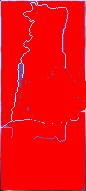
//> input picture gen.jpg, 86 x 191 px
$ ./watershed11_0_1 gen.jpg   (built with g++ and OpenCV 4)
//> lines starting //> are read from the running program, lines starting //| are printed output that depends on the picture; after the words box and inside, x2 and y2 are one past the last pixel; in counts of white or black regions, pixels touching at a corner belong together


#include "opencv2/imgproc/imgproc.hpp"
#include "opencv2/highgui/highgui.hpp"

#include <cstdio>
#include <iostream>

using namespace cv;
using namespace std;

static void help()
{
    cout << "\nThis program demonstrates the famous watershed segmentation algorithm in OpenCV: watershed()\n"
            "Usage:\n"
            "./watershed [image_name -- default is fruits.jpg]\n" << endl;


    cout << "Hot keys: \n"
        "\tESC - quit the program\n"
        "\tr - restore the original image\n"
        "\tw or SPACE - run watershed segmentation algorithm\n"
        "\t\t(before running it, *roughly* mark the areas to segment on the image)\n"
        "\t  (before that, roughly outline several markers on the image)\n";
}
Mat markerMask, img;
Point prevPt(-1, -1);

static void onMouse( int event, int x, int y, int flags, void* )
{
    if( x < 0 || x >= img.cols || y < 0 || y >= img.rows )
        return;
    if( event == CV_EVENT_LBUTTONUP || !(flags & CV_EVENT_FLAG_LBUTTON) )
        prevPt = Point(-1,-1);
    else if( event == CV_EVENT_LBUTTONDOWN )
        prevPt = Point(x,y);
    else if( event == CV_EVENT_MOUSEMOVE && (flags & CV_EVENT_FLAG_LBUTTON) )
    {
        Point pt(x, y);
        if( prevPt.x < 0 )
            prevPt = pt;
        line( markerMask, prevPt, pt, Scalar::all(255), 5, 8, 0 );
        line( img, prevPt, pt, Scalar::all(255), 5, 8, 0 );
        prevPt = pt;
        imshow("image", img);
    }
}

int main( int argc, char** argv )
{
    char* filename = argc >= 2 ? argv[1] : (char*)"fruits.jpg";

    Mat img0 = imread(filename, 1), imgGray;
//> img0 is the input picture: 191 rows x 86 cols, CV_8UC3; mean B, G, R 16.1, 11.3, 242.1

    if( img0.empty() )
    {
        cout << "Couldn'g open image " << filename << ". Usage: watershed <image_name>\n";
        return 0;
    }
    help();
    namedWindow( "image", 1 );
    img0.copyTo(img);
    cvtColor(img, markerMask, CV_BGR2GRAY);
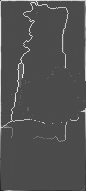
//> markerMask: 191 rows x 86 cols, CV_8UC1; min 31, max 234, mean 80.8
    cvtColor(markerMask, imgGray, CV_GRAY2BGR);
    markerMask = Scalar::all(0);

     imshow( "image", img );
    waitKey(0);
    setMouseCallback( "image", onMouse, 0 );

    int automatic=0;

    line( markerMask, cvPoint(3,3), cvPoint(3,4*img.rows/5), Scalar::all(255), 15, 8, 0 );
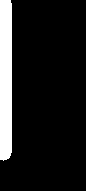
//> markerMask: 191 rows x 86 cols, CV_8UC1; 11.6% white; 1 white region, box (x1, y1, x2, y2) and area: (0, 0, 12, 161) 1903
    line( markerMask, cvPoint(img.cols/2,img.rows/4), cvPoint(img.cols/2,img.rows/2), Scalar::all(255), 5, 8, 0 );
    line( markerMask, cvPoint(img.cols-3,3), cvPoint(img.cols-3,4*img.rows/5), Scalar::all(255), 15, 8, 0 );
//> markerMask: 191 rows x 86 cols, CV_8UC1; 24.4% white; 3 white regions

    #ifdef MARKERSHOW
        imshow("markermask",markerMask);
        waitKey(0);
    #endif


    for(;;)
    {

        int c = waitKey(0);
//> the Esc key is pressed

        if(automatic==0)
        {
            c='w';
            automatic++;
        }

        if( (char)c == 27 )
            break;


        if( (char)c == 'r' )
        {
            markerMask = Scalar::all(0);
            img0.copyTo(img);
            imshow( "image", img );
        }
        if( (char)c == 'w' || (char)c == ' ' )
        {
            int i, j, compCount = 0;
            vector<vector<Point> > contours;
            vector<Vec4i> hierarchy;

            findContours(markerMask, contours, hierarchy, CV_RETR_CCOMP, CV_CHAIN_APPROX_SIMPLE);

            if( contours.empty() )
                continue;
            Mat markers(markerMask.size(), CV_32S);
            Mat markers2(markerMask.size(), CV_32S);
            markers = Scalar::all(0);
            int idx = 0;
            for( ; idx >= 0; idx = hierarchy[idx][0], compCount++ )
                drawContours(markers, contours, idx, Scalar::all(compCount+1), -1, 8, hierarchy, INT_MAX);
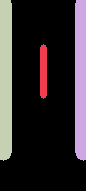
//> markers: 191 rows x 86 cols, CV_32SC1; 4 distinct labels, from 0 to 3; one colour per label, 0 black
//> after the loop, idx = -1; compCount = 3

            if( compCount == 0 )
                continue;

            vector<Vec3b> colorTab;
            for( i = 0; i < compCount; i++ )
            {
                int b = theRNG().uniform(0, 255);
                int g = theRNG().uniform(0, 255);
                int r = theRNG().uniform(0, 255);

                colorTab.push_back(Vec3b((uchar)b, (uchar)g, (uchar)r));
            }

            double t = (double)getTickCount();
            watershed( img0, markers );
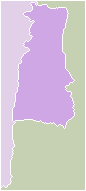
//> markers: 191 rows x 86 cols, CV_32SC1; 4 distinct labels, from -1 to 3; one colour per label, 0 black, -1 white

            t = (double)getTickCount() - t;
            printf( "execution time = %gms\n", t*1000./getTickFrequency() );
            markers.copyTo(markers2);

			Mat wshed(markers.size(), CV_8UC3);

	   		int pass=5,x1=0;
      		int sum1_j=0,sum2_j=0,sum3_j=0;
      		int sum1_i=0,sum2_i=0,sum3_i=0;
      		int area1=0,area2=0,area3=0;

			for( i = 0; i < markers.rows; i++ )
            {
            	int contCount=0;
		        for( j = 0; j < markers.cols; j++ )
		        {
		        	int index = markers.at<int>(i,j);

		            if( index == -1 )
		            {
		            	contCount++;
		            	if(i==markers.rows/3)
		            	{
		            		printf("Found Contour %d at x=%d\n",contCount,j);
		            	   	if(contCount==2)
		            		{
		            			printf("Found Contour2--%d\n",j);
		            			x1=j;
		            			j+=10;
		            			pass=4;
		            		}
		            		else if(contCount==3)
		            		{
		            			printf("Found Contour3---%d\n",j);
		            			x1=(j+x1)/2;
		            			pass=5;
		            		}
		            	}
		            }
		            else if (index==1)
		            {
		            	sum1_j+=j;
		            	area1+=1;
		            	sum1_i+=i;
		            }
		            else if (index==2)
		            {
		            	sum2_j+=j;
		            	area2+=1;
		            	sum2_i+=i;
		            }
		            else if (index==3)
		            {
		            	sum3_j+=j;
		             	area3+=1;
		           		sum3_i+=i;
		            }
		    	}
			}
//> this loop made 191 passes
//> (sum1_j, area1) on passes 7 to 9: (1173, 31), (1773, 46), (3018, 72)
//> after the loop, x1 = 42; j = 86; pass = 5; sum1_j = 227178; area1 = 5140; sum1_i = 362183; sum2_j = 396869; area2 = 7117; sum2_i = 883427; sum3_j = 34036; area3 = 3179; sum3_i = 227395
			printf("\nPicture Size=(%d,%d)\n",markers.rows,markers.cols);
//| Picture Size=(191,86)
			printf("Contour 1: \n Area=%d\nCenter=(%d,%d)\n",area1,sum1_j/area1,sum1_i/area1);
//| Contour 1:
//|  Area=5140
//| Center=(44,70)
			printf("Contour 2: \n Area=%d\nCenter=(%d,%d)\n",area2,sum2_j/area2,sum2_i/area2);
//| Contour 2:
//|  Area=7117
//| Center=(55,124)
			printf("Contour 3: \n Area=%d\nCenter=(%d,%d)\n",area3,sum3_j/area3,sum3_i/area3);
//| Contour 3:
//|  Area=3179
//| Center=(10,71)
			int xc=sum1_j/area1,yc=sum1_i/area1;
//> xc = 44; yc = 70
			//int xdiff=pc-xc,ydiff=pc-yc;

            for( i = 0; i < markers.rows; i++ )
            {
		        for( j = 0; j < markers.cols; j++ )
		        {
		            int index = markers.at<int>(i,j);
		            if( index == -1 )
		            {
		                wshed.at<Vec3b>(i,j) = Vec3b(255,255,255);
		            }
		            else if( index <= 0 || index > compCount )
		            {
		                wshed.at<Vec3b>(i,j) = Vec3b(0,0,0);
		            }
		            else
		            {

		            	if(j>x1-4 && j<x1+4 && i>markers.rows/3-4 && i<markers.rows/3+4)
							wshed.at<Vec3b>(i,j) =Vec3b(255,0,0);
						else if(j>xc-4 && j<xc+4 && i>yc-4 && i<yc+4)
							wshed.at<Vec3b>(i,j) =Vec3b(0,0,255);
		                else if(j>markers.cols/2-4 && j<markers.cols/2+4)
							wshed.at<Vec3b>(i,j) =Vec3b(0,255,0);
		                else
		                    wshed.at<Vec3b>(i,j) = colorTab[index - 1];

		        	}
		    	}
      		}
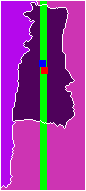
//> wshed: 191 rows x 86 cols, CV_8UC3; mean B, G, R 157.8, 57.3, 154.5

      		cvNamedWindow("image",CV_WINDOW_NORMAL);
      		wshed = wshed*0.5 + imgGray*0.5;
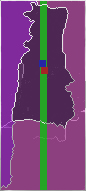
//> wshed: 191 rows x 86 cols, CV_8UC3; mean B, G, R 119.4, 69.2, 117.7
            imshow( "image", wshed );
            c=cvWaitKey(0);
//> the Esc key is pressed
            if(c=='r'||c=='w'||c=='m')
                {

                    continue;
                }


      		int xdiff=markers.cols/2-x1;
//> xdiff = 1
      		int ydiff=markers.rows/2-yc;
//> ydiff = 25
            IplImage* moved= new IplImage(img0);
            xdiff*=2;
//> xdiff = 2
            ydiff/=3;
//> ydiff = 8

            if(xdiff>0&& ydiff>0)
            {

                cvSetImageROI(moved,cvRect(0,0,img0.cols-xdiff,img0.rows-ydiff));
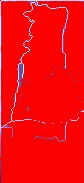
//> moved: 183 rows x 84 cols, CV_8UC3; mean B, G, R 14.3, 10.1, 243.8


            }
            else if(xdiff>0&& ydiff<0)
            {
                ydiff*=-1;

                cvSetImageROI(moved,cvRect(0,ydiff,img0.cols-xdiff,img0.rows-ydiff));


            }
            else if(xdiff<0&&ydiff>0)
            {
                xdiff*=-1;
                cvSetImageROI(moved,cvRect(xdiff,0,img0.cols-xdiff,img0.rows-ydiff));


            }
            else if(xdiff<0&&ydiff<0)
            {
                ydiff*=-1;
                xdiff*=-1;
                cvSetImageROI(moved,cvRect(xdiff,ydiff,img0.cols-xdiff,img0.rows-ydiff));


            }

            cout<<"Moved by"<<xdiff<<','<<ydiff;
//| Moved by2,8

            cvNamedWindow("O->okay,R->redo",CV_WINDOW_NORMAL);
            cvShowImage("O->okay,R->redo",moved);
            c=waitKey(0);
//> the Esc key is pressed

            if(c=='r')
                {
                    cvDestroyWindow("O->okay,R->redo");
                    cvDestroyWindow("Press R to remark");
                    markerMask = Scalar::all(0);
                    continue;
                 }


            cvSaveImage("Moved.jpg",moved);
            cvResetImageROI(moved);
            break;


            //printf("The x -coordinate of the center is %d.\n",x1);

        }
    }

    return 0;
}
